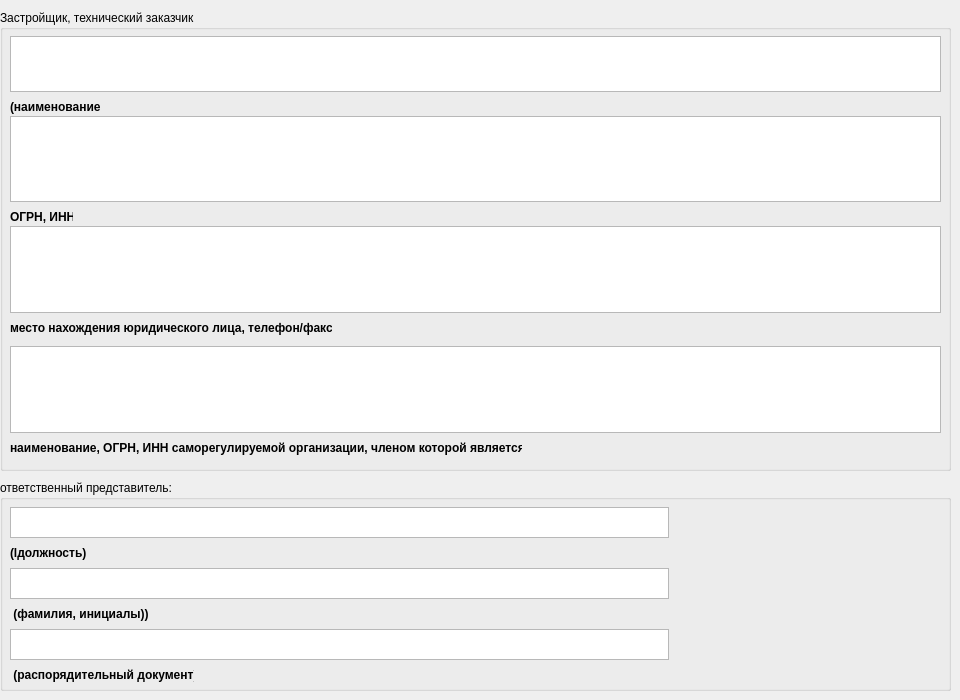
    <widget class="QWidget" name="tab_zakazchik">
     <attribute name="title">
      <string>Заказчик</string>
     </attribute>
     <widget class="QGroupBox" name="groupBox_5">
      <property name="geometry">
       <rect>
        <x>0</x>
        <y>480</y>
        <width>951</width>
        <height>211</height>
       </rect>
      </property>
      <property name="title">
       <string>ответственный представитель:</string>
      </property>
      <widget class="QLabel" name="label_12">
       <property name="geometry">
        <rect>
         <x>10</x>
         <y>65</y>
         <width>77</width>
         <height>16</height>
        </rect>
       </property>
       <property name="font">
        <font>
         <weight>75</weight>
         <bold>true</bold>
        </font>
       </property>
       <property name="text">
        <string>(lдолжность)</string>
       </property>
      </widget>
      <widget class="QTextEdit" name="zakazchikprikaz">
       <property name="geometry">
        <rect>
         <x>10</x>
         <y>149</y>
         <width>659</width>
         <height>31</height>
        </rect>
       </property>
      </widget>
      <widget class="QLabel" name="label_13">
       <property name="geometry">
        <rect>
         <x>10</x>
         <y>126</y>
         <width>138</width>
         <height>16</height>
        </rect>
       </property>
       <property name="font">
        <font>
         <weight>75</weight>
         <bold>true</bold>
        </font>
       </property>
       <property name="text">
        <string> (фамилия, инициалы))</string>
       </property>
      </widget>
      <widget class="QTextEdit" name="zakazchikfio">
       <property name="geometry">
        <rect>
         <x>10</x>
         <y>88</y>
         <width>659</width>
         <height>31</height>
        </rect>
       </property>
      </widget>
      <widget class="QTextEdit" name="zakazchikdolzhn">
       <property name="geometry">
        <rect>
         <x>10</x>
         <y>27</y>
         <width>659</width>
         <height>31</height>
        </rect>
       </property>
      </widget>
      <widget class="QLabel" name="label_14">
       <property name="geometry">
        <rect>
         <x>10</x>
         <y>187</y>
         <width>184</width>
         <height>16</height>
        </rect>
       </property>
       <property name="font">
        <font>
         <weight>75</weight>
         <bold>true</bold>
        </font>
       </property>
       <property name="text">
        <string> (распорядительный документ)</string>
       </property>
      </widget>
     </widget>
     <widget class="QGroupBox" name="groupBox_6">
      <property name="geometry">
       <rect>
        <x>0</x>
        <y>10</y>
        <width>951</width>
        <height>461</height>
       </rect>
      </property>
      <property name="title">
       <string>Застройщик, технический заказчик</string>
      </property>
      <widget class="QTextEdit" name="zakazchikrekviz">
       <property name="geometry">
        <rect>
         <x>10</x>
         <y>106</y>
         <width>931</width>
         <height>86</height>
        </rect>
       </property>
      </widget>
      <widget class="QLabel" name="label_9">
       <property name="geometry">
        <rect>
         <x>10</x>
         <y>430</y>
         <width>512</width>
         <height>16</height>
        </rect>
       </property>
       <property name="font">
        <font>
         <weight>75</weight>
         <bold>true</bold>
        </font>
       </property>
       <property name="text">
        <string>наименование, ОГРН, ИНН саморегулируемой организации, членом которой является)</string>
       </property>
      </widget>
      <widget class="QLabel" name="label_7">
       <property name="geometry">
        <rect>
         <x>10</x>
         <y>199</y>
         <width>63</width>
         <height>16</height>
        </rect>
       </property>
       <property name="font">
        <font>
         <weight>75</weight>
         <bold>true</bold>
        </font>
       </property>
       <property name="text">
        <string>ОГРН, ИНН</string>
       </property>
      </widget>
      <widget class="QTextEdit" name="zakazchiksro">
       <property name="geometry">
        <rect>
         <x>10</x>
         <y>336</y>
         <width>931</width>
         <height>87</height>
        </rect>
       </property>
      </widget>
      <widget class="QTextEdit" name="zakazchik">
       <property name="geometry">
        <rect>
         <x>10</x>
         <y>26</y>
         <width>931</width>
         <height>56</height>
        </rect>
       </property>
      </widget>
      <widget class="QLabel" name="label_6">
       <property name="geometry">
        <rect>
         <x>10</x>
         <y>89</y>
         <width>90</width>
         <height>16</height>
        </rect>
       </property>
       <property name="font">
        <font>
         <weight>75</weight>
         <bold>true</bold>
        </font>
       </property>
       <property name="text">
        <string>(наименование</string>
       </property>
      </widget>
      <widget class="QTextEdit" name="zakazchikadres">
       <property name="geometry">
        <rect>
         <x>10</x>
         <y>216</y>
         <width>931</width>
         <height>87</height>
        </rect>
       </property>
      </widget>
      <widget class="QLabel" name="label_8">
       <property name="geometry">
        <rect>
         <x>10</x>
         <y>310</y>
         <width>322</width>
         <height>16</height>
        </rect>
       </property>
       <property name="font">
        <font>
         <weight>75</weight>
         <bold>true</bold>
        </font>
       </property>
       <property name="text">
        <string>место нахождения юридического лица, телефон/факс</string>
       </property>
      </widget>
     </widget>
    </widget>
